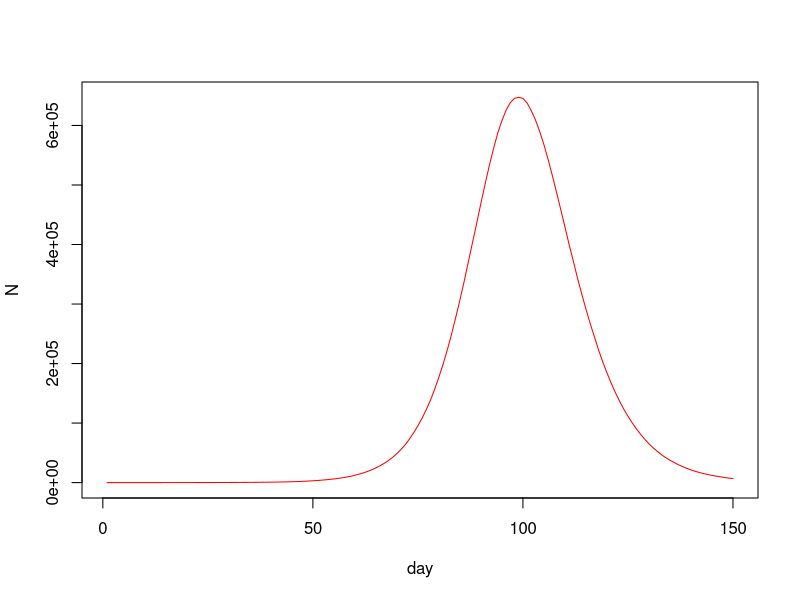
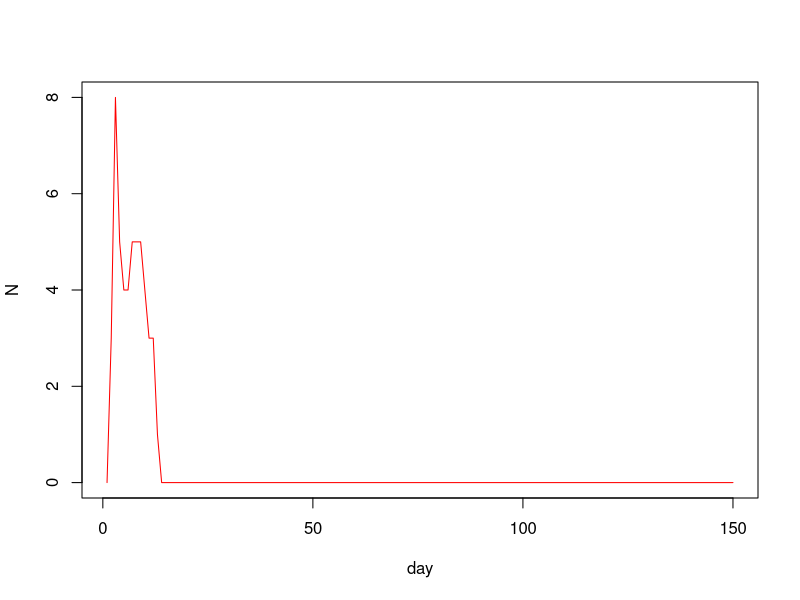
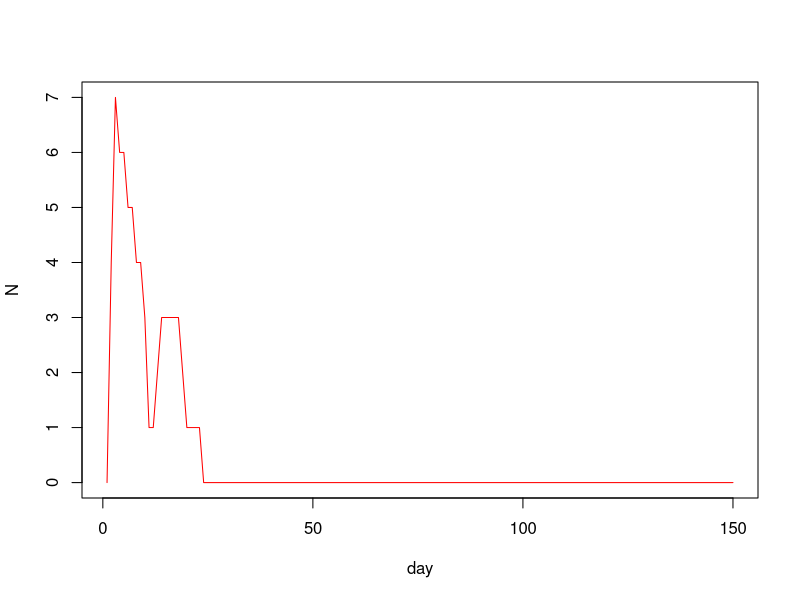

R code for these plots, in order: (Note: a time limit stopped this script after it produced the figures.)
##Group member:
##1. Aditya Prabaswara Mardjikoen(s2264710)
##2. Xiangtian Duan(s2248742)
##3. Huiying Chen(s2264943)

## Github repositories link: 
## https://github.com/aprabaswara/Statistical-Programming-Task-2-Covid-and-the-hazards-of-opportunistic-sampling-Group-21.git
## Github repositories invitation link:
## https://github.com/aprabaswara/Statistical-Programming-Task-2-Covid-and-the-hazards-of-opportunistic-sampling-Group-21/invitations


##IDEA 1
#for wholle number
n=5500000

ne=10
nt=150
gamma=1/3
delta=1/5
lamda=0.4/n
x<-rep(0,n)
beta<- rlnorm(n,0,0.5); beta <- beta/mean(beta)
x[1:ne]<-1 #exposed

S<-E<-I<-R<-rep(0,nt)

S[1]<-n-ne;E[1]<-ne

for (i in 2:nt){
  
  u<-runif(n)
  
  t<-sum(beta[which(x==2)])
  x[x==2&u<delta]<-3## I -> R with prob delta
  
  x[x==1&u<gamma]<-2 ## E -> I with prob gamma
  
  x[which(x==0)][u[which(x==0)]<t*lamda*beta[which(x==0)]]<-1
  
  
  
  #x[which(x==0)][u[which(x==0)]<sum(beta[which(x==2)])*lamda*beta[which(x==0)]]<-1
  
  S[i]<-sum(x==0);E[i]<-sum(x==1)
  I[i]<-sum(x==2);R[i]<-sum(x==3)
  
}


list (S=S,E=E,I=I,R=R,beta=beta)

plot(I,ylim=c(0,max(I)),xlab="day",ylab="N",col='red',type='l')




#for 10%

n=5500000/10

ne=10
nt=150
gamma=1/3
delta=1/5
lamda=0.4/550000
x<-rep(0,550000)
beta<- rlnorm(5500000,0,0.5); beta <- beta/mean(beta)
beta_sort <- sort(beta,decreasing=FALSE)
threshold<-beta_sort[550000]
#length(beta[which(beta==threshold)])
beta <- beta[which(beta<=threshold)]



x[1:ne]<-1 #exposed

S<-E<-I<-R<-rep(0,nt)

S[1]<-n-ne;E[1]<-ne

for (i in 2:nt){
  
  u<-runif(550000)
  
  t<-sum(beta[which(x==2)])
  x[x==2&u<delta]<-3## I -> R with prob delta
  
  x[x==1&u<gamma]<-2 ## E -> I with prob gamma
  
  x[which(x==0)][u[which(x==0)]<t*lamda*beta[which(x==0)]]<-1
  
  
  
  
  S[i]<-sum(x==0);E[i]<-sum(x==1)
  I[i]<-sum(x==2);R[i]<-sum(x==3)
  
}


list (S=S,E=E,I=I,R=R,beta=beta)

plot(I,ylim=c(0,max(I)),xlab="day",ylab="N",col='red',type='l')

max(I)
#for 0.1%


n<-5500000*0.001
beta<-sample(beta,n)


ne=10
nt=150
gamma=1/3
delta=1/5
lamda=0.4/n
x<-rep(0,n)


x[1:ne]<-1 #exposed

S<-E<-I<-R<-rep(0,nt)

S[1]<-n-ne;E[1]<-ne

for (i in 2:nt){
  
  u<-runif(n)
  
  t<-sum(beta[which(x==2)])
  x[x==2&u<delta]<-3## I -> R with prob delta
  
  x[x==1&u<gamma]<-2 ## E -> I with prob gamma
  
  x[which(x==0)][u[which(x==0)]<t*lamda*beta[which(x==0)]]<-1
  
  
  
  S[i]<-sum(x==0);E[i]<-sum(x==1)
  I[i]<-sum(x==2);R[i]<-sum(x==3)
  
}


list (S=S,E=E,I=I,R=R,beta=beta)

plot(I,ylim=c(0,max(I)),xlab="day",ylab="N",col='red',type='l')






#write in one function
covid_simulation <- function(n,nt){

  
  ne=10

  gamma=1/3
  delta=1/5
  lambda=0.4/n
  
  x<-rep(0,n)

  
  
  
  x[1:ne]<-1 #exposed
  
  S<-E<-I<-R<-rep(0,nt)
  
  S[1]<-n-ne;E[1]<-ne
  
  for (i in 2:nt){
    
    u<-runif(n)
    
    t<-sum(beta[which(x==2)])
    
    x[x==2&u<delta]<-3## I -> R with prob delta
    
    x[x==1&u<gamma]<-2 ## E -> I with prob gamma
    
    x[which(x==0)][u[which(x==0)]<t*lambda*beta[which(x==0)]]<-1
    
    
    
    
    S[i]<-sum(x==0);E[i]<-sum(x==1)
    I[i]<-sum(x==2);R[i]<-sum(x==3)
    
  }
  
  
  list (S=S,E=E,I=I,R=R,beta=beta)


  
  
} ## covid

n=5500000
nt=150
beta<- rlnorm(n,0,0.5); beta <- beta/mean(beta)
ep1<-covid_simulation(n,nt)


beta_sort<-sort(beta,decreasing = TRUE)
beta_lower <- tail(beta_sort,n/10)
beta<-beta[which(beta%in%beta_lower)]
ep2<-covid_simulation (n/10,nt)



#beta_sort <- sort(beta,decreasing=FALSE)
#n<-n/10
#threshold<-beta_sort[n]
##length(beta[which(beta==threshold)])
#beta <- beta[which(beta<=threshold)]
#ep2<-covid_simulation (550000,150)



beta<- rlnorm(n,0,0.5); beta <- beta/mean(beta)

beta<-sample(beta,n*0.001)
ep3<-covid_simulation (n=n*0.001,nt)





plot(ep1$I,ylim=c(0,max(ep1$I)),xlab="day",ylab="N",col='red',type='l')
points(ep2$I,ylim=c(0,max(ep2$I)),xlab="day",ylab="N",col='green',type='l')
lines(ep3$I,ylim=c(0,max(ep3$I)),xlab="day",ylab="N",col='blue',type='l')

df <- data.frame(infections=seir()$I, days=1:100)
par(mfcol=c(2,3),mar=c(4,4,1,1)) ## set plot window up for multiple plots
#hist(epi$beta,xlab="beta",main="") ## beta distribution
plot(df$infections,ylim=c(0,max(df$infections)),xlab="day",ylab="N",type='l',col='red') 
abline(v = df$days[df$infections==max(df$infections)], col = "black", lty = 2)

#Red : Number of new infection each day
#Blue : Number of new infection among the 10% of the population with lowest beta value
#Green : Number of new infection in a random sample of 0.1% of the population.
#Black : The peak of each infection



#IDEA 2


#for wholle number
n=5500000

ne=10
nt=150
gamma=1/3
delta=1/5
lamda=0.4/5500000
x<-rep(0,5500000)
beta<- rlnorm(5500000,0,0.5); beta <- beta/mean(beta)



x[1:ne]<-1 #exposed

S<-E<-I<-R<-rep(0,nt)

S[1]<-5500000-ne;E[1]<-ne


#length(beta[which(beta==threshold)])
#x <- x[which(beta<=threshold)]

for (i in 2:nt){
  
  u<-runif(5500000)
  
  t<-sum(beta[which(x==2)])
  x[x==2&u<delta]<-3## I -> R with prob delta
  
  x[x==1&u<gamma]<-2 ## E -> I with prob gamma
  
  x[which(x==0)][u[which(x==0)]<t*lamda*beta[which(x==0)]]<-1
  
  
  
  
  
  #x[which(x==0)][u[which(x==0)]<sum(beta[which(x==2)])*lamda*beta[which(x==0)]]<-1
  
  S[i]<-sum(x==0);E[i]<-sum(x==1)
  I[i]<-sum(x==2);R[i]<-sum(x==3)
  
  #S[i]<-sum(x==0);E[i]<-sum(x==1);I[i]<-sum(x==2);R[i]<-sum(x==3)
  
  
}


list (S=S,E=E,I=I,R=R,beta=beta)

plot(I,ylim=c(0,max(I)),xlab="day",ylab="N",col='red',type='l')















#for 10%




n=5500000

ne=10
nt=150
gamma=1/3
delta=1/5
lamda=0.4/5500000
x<-rep(0,5500000)
beta<- rlnorm(5500000,0,0.5); beta <- beta/mean(beta)
beta_sort <- sort(beta,decreasing=FALSE)

threshold<-beta_sort[550000]


x[1:ne]<-1 #exposed

S<-E<-I<-R<-rep(0,nt)

S[1]<-550000-ne;E[1]<-ne


for (i in 2:nt){
  
  u<-runif(5500000)
  
  t<-sum(beta[which(x==2)])
  x[x==2&u<delta]<-3## I -> R with prob delta
  
  x[x==1&u<gamma]<-2 ## E -> I with prob gamma
  
  x[which(x==0)][u[which(x==0)]<t*lamda*beta[which(x==0)]]<-1
  
  y <- x[which(beta<=threshold)]
  
  
  
  #x[which(x==0)][u[which(x==0)]<sum(beta[which(x==2)])*lamda*beta[which(x==0)]]<-1
  
  S[i]<-sum(y==0);E[i]<-sum(y==1)
  I[i]<-sum(y==2);R[i]<-sum(y==3)
  
  #S[i]<-sum(x==0);E[i]<-sum(x==1);I[i]<-sum(x==2);R[i]<-sum(x==3)
  
  
}


list (S=S,E=E,I=I,R=R,beta=beta)

plot(I,ylim=c(0,max(I)),xlab="day",ylab="N",col='red',type='l')




#for 0.1%



n=5500000

n<-5500000*0.001
beta<- rlnorm(5500000,0,0.5); beta <- beta/mean(beta)
sample_beta<-sample(beta,n)


m<-which(beta%in%sample_beta)
ne=10
nt=150
gamma=1/3
delta=1/5
lamda=0.4/5500000
x<-rep(0,5500000)

x[1:ne]<-1 #exposed

S<-E<-I<-R<-rep(0,nt)

S[1]<-550000-ne;E[1]<-ne


for (i in 2:nt){
  
  u<-runif(5500000)
  
  t<-sum(beta[which(x==2)])
  x[x==2&u<delta]<-3## I -> R with prob delta
  
  x[x==1&u<gamma]<-2 ## E -> I with prob gamma
  
  x[which(x==0)][u[which(x==0)]<t*lamda*beta[which(x==0)]]<-1
  
  z <- x[m]
  
  
  
  
  
  S[i]<-sum(z==0);E[i]<-sum(z==1)
  I[i]<-sum(z==2);R[i]<-sum(z==3)
  
 
  
  
}


list (S=S,E=E,I=I,R=R,beta=beta)

plot(I,ylim=c(0,max(I)),xlab="day",ylab="N",col='red',type='l')





#write in one function(wrong)

covid_simulation<- function(n=5500000,nt=150,choice){
  
  ne=10
  gamma=1/3
  delta=1/5
  lamda=0.4/n
  x<-rep(0,n)
  beta<- rlnorm(n,0,0.5); beta <- beta/mean(beta)
  
  
  #beta_sort<-sort(beta,decreasing = TRUE)

  beta_lower <- tail(beta_sort,n*0.1)
  beta_lower_index<-which(beta%in%beta_lower)

  
  sample_beta<-sample(beta,n*0.001)
  sample_index<-which(beta%in%sample_beta)
  
  
  x[1:ne]<-1 #exposed
  
  S<-E<-I<-R<-rep(0,nt)
  #A<-W<-U<-P<-rep(0,nt)
  #D<-Q<-G<-K<-rep(0,nt)
  
  S[1]<-n-ne;E[1]<-ne
  #A[1]<-n-ne;W[1]<-ne
  #D[1]<-n-ne;Q[1]<-ne
  
  
  
  for (i in 2:nt){
    
    u<-runif(n)
    
    sum_beta_I<-sum(beta[which(x==2)])
    
    x[x==2&u<delta]<-3## I -> R with prob delta
    
    x[x==1&u<gamma]<-2 ## E -> I with prob gamma
    
    x[which(x==0)][u[which(x==0)]<sum_beta_I*lamda*beta[which(x==0)]]<-1
    
    y <- x[beta_lower_index]
    
    z <- x[sample_index]
    
    
    #x[which(x==0)][u[which(x==0)]<sum(beta[which(x==2)])*lamda*beta[which(x==0)]]<-1
    
    S[i]<-sum(x==0);E[i]<-sum(x==1);I[i]<-sum(x==2);R[i]<-sum(x==3)
    
    #A[i]<-sum(y==0);W[i]<-sum(y==1);U[i]<-sum(y==2);P[i]<-sum(y==3)
    
    #D[i]<-sum(z==0);Q[i]<-sum(z==1);G[i]<-sum(z==2);K[i]<-sum(z==3)
    
    
    
    
  }
  
  
  list (S=S,E=E,I=I,R=R,beta=beta)
  #list (A=A,W=W,U=U,P=P,beta=beta)
  #list (D=D,Q=Q,G=G,K=K,beta=beta)
  
  
}

epi<-covid_simulation(n=5500000,nt=150)
plot(epi$I,ylim=c(0,max(epi$I)),xlab="day",ylab="N",col='red',type='l')
points(epi$i,ylim=c(0,max(epi$i)),xlab="day",ylab="N",col='green',type='l')
lines(epi$II,ylim=c(0,max(epi$II)),xlab="day",ylab="N",col='blue',type='l')


#write in one function(newest but longer sunning time)

covid_simulation<- function(n,nt,choice){
  
  ne=10
  gamma=1/3
  delta=1/5
  lamda=0.4/n
  x<-rep(0,n)
  
  
  
  #beta_sort<-sort(beta,decreasing = TRUE)
  
  #beta_lower <- tail(beta_sort,n*0.1)
  index<-which(beta%in%choice)
  
  
  #sample_beta<-sample(beta,n*0.001)
  #sample_index<-which(beta%in%sample_beta)
  
  
  x[1:ne]<-1 #exposed
  
  S<-E<-I<-R<-rep(0,nt)
  #A<-W<-U<-P<-rep(0,nt)
  #D<-Q<-G<-K<-rep(0,nt)
  
  S[1]<-n-ne;E[1]<-ne
  #A[1]<-n-ne;W[1]<-ne
  #D[1]<-n-ne;Q[1]<-ne
  
  
  
  for (i in 2:nt){
    
    u<-runif(n)
    
    sum_beta_I<-sum(beta[which(x==2)])
    
    x[x==2&u<delta]<-3## I -> R with prob delta
    
    x[x==1&u<gamma]<-2 ## E -> I with prob gamma
    
    x[which(x==0)][u[which(x==0)]<sum_beta_I*lamda*beta[which(x==0)]]<-1
    
    y <- x[index]
    
    
    
    
    #x[which(x==0)][u[which(x==0)]<sum(beta[which(x==2)])*lamda*beta[which(x==0)]]<-1
    
    S[i]<-sum(y==0);E[i]<-sum(y==1);I[i]<-sum(y==2);R[i]<-sum(y==3)
    
    #A[i]<-sum(y==0);W[i]<-sum(y==1);U[i]<-sum(y==2);P[i]<-sum(y==3)
    
    #D[i]<-sum(z==0);Q[i]<-sum(z==1);G[i]<-sum(z==2);K[i]<-sum(z==3)
    
    
    
    
  }
  
  
  list (S=S,E=E,I=I,R=R,beta=beta)
  #list (A=A,W=W,U=U,P=P,beta=beta)
  #list (D=D,Q=Q,G=G,K=K,beta=beta)
  
  
}
n<-5500000
nt<-150
beta<- rlnorm(n,0,0.5); beta <- beta/mean(beta)
epi<-covid_simulation(n,nt,choice=beta)
#plot(epi$I,ylim=c(0,max(epi$I)),xlab="day",ylab="N",col='red',type='l')


beta_sort<-sort(beta,decreasing = TRUE)
beta_lower<- tail(beta_sort,n*0.1)
eplower<-covid_simulation(n,nt,choice=beta_lower)
#points(eplower$I,ylim=c(0,max(eplower$I)),xlab="day",ylab="N",col='green',type='l')

sample_beta<-sample(beta,n*0.001)
epsample<-covid_simulation(n,nt,choice=sample_beta)
#lines(epsample$I,ylim=c(0,max(epsample$I)),xlab="day",ylab="N",col='blue',type='l')

#Standardisation
plot(epi$I/n,ylim=c(0,max(epi$I)/n),xlab="day",ylab="N",col='red',type='l')
points(eplower$I/(0.1*n),ylim=c(0,max(eplower$I)/(0.1*n)),xlab="day",ylab="N",col='green',type='l')
lines(epsample$I/(0.001*n),ylim=c(0,max(epsample$I)/(0.001*n)),xlab="day",ylab="N",col='blue',type='l')


par(mfcol=c(5,2),mar=c(4,4,1,1))
for (i in 1:10){
  beta<- rlnorm(n,0,0.5); beta <- beta/mean(beta)
  epi<-covid_simulation(n,nt,choice=beta)
 
  beta_sort<-sort(beta,decreasing = TRUE)
  beta_lower<- tail(beta_sort,n*0.1)
  eplower<-covid_simulation(n,nt,choice=beta_lower)
  
  sample_beta<-sample(beta,n*0.001)
  epsample<-covid_simulation(n,nt,choice=sample_beta)
  
  plot(epi$I/n,ylim=c(0,max(epi$I)/n),xlab="day",ylab="N",col='red',type='l')
  points(eplower$I/(0.1*n),ylim=c(0,max(eplower$I)/(0.1*n)),xlab="day",ylab="N",col='green',type='l')
  lines(epsample$I/(0.001*n),ylim=c(0,max(epsample$I)/(0.001*n)),xlab="day",ylab="N",col='blue',type='l')
  
}



#df <- data.frame(infections=seir()$I, days=1:100)
#par(mfcol=c(2,3),mar=c(4,4,1,1)) ## set plot window up for multiple plots
#hist(epi$beta,xlab="beta",main="") ## beta distribution
plot(df$infections,ylim=c(0,max(df$infections)),xlab="day",ylab="N",type='l',col='red') 
abline(v = df$days[df$infections==max(df$infections)], col = "black", lty = 2)



#writing in one function(less time)

######check the running time start
covid_simulation<- function(n,nt,beta){
  
  ne=10
  gamma=1/3
  delta=1/5
  lamda=0.4/n
  x<-rep(0,n)
  
  
  
  
  
  beta_sort<-sort(beta,decreasing = TRUE)
  beta_lower <- tail(beta_sort,n*0.1)
  lower_index<-which(beta%in%beta_lower)
  
  
  sample_beta<-sample(beta,n*0.001)
  sample_index<-which(beta%in%sample_beta)
  
  
  x[1:ne]<-1 #exposed
  
  #S<-E<-I<-R<-rep(0,nt);A<-W<-U<-P<-rep(0,nt); D<-Q<-G<-K<-rep(0,nt)
  I<-U<-G<-rep(0,nt)
  
  # S[1]<-n-ne;E[1]<-ne;A[1]<-n-ne;W[1]<-ne;D[1]<-n-ne;Q[1]<-ne
  
  
  
  for (i in 2:nt){
    
    u<-runif(n)
    
    sum_beta_I<-sum(beta[which(x==2)])
    
    x[x==2&u<delta]<-3## I -> R with prob delta
    
    x[x==1&u<gamma]<-2 ## E -> I with prob gamma
    
    x[which(x==0)][u[which(x==0)]<sum_beta_I*lamda*beta[which(x==0)]]<-1
    
    y <- x[lower_index]
    z <- x[sample_index]
    
    
    
    
    #x[which(x==0)][u[which(x==0)]<sum(beta[which(x==2)])*lamda*beta[which(x==0)]]<-1
    
    #S[i]<-sum(x==0);E[i]<-sum(x==1);
    I[i]<-sum(x==2)
    #;R[i]<-sum(x==3)
    
    #A[i]<-sum(y==0);W[i]<-sum(y==1);
    U[i]<-sum(y==2)
    #;P[i]<-sum(y==3)
    
    #D[i]<-sum(z==0);Q[i]<-sum(z==1);
    G[i]<-sum(z==2)
    #;K[i]<-sum(z==3)
    
    
    
    
  }
  
  
  #list (S=S,E=E,I=I,R=R,beta=beta);list (A=A,W=W,U=U,P=P,beta=beta);list (D=D,Q=Q,G=G,K=K,beta=beta)
  list (I=I,U=U,G=G,beta=beta)
  plot(I/n,ylim=c(0,max(I)/n),xlab="day",ylab="N",col='red',type='l')
  points(U/(0.1*n),ylim=c(0,max(U)/(0.1*n)),xlab="day",ylab="N",col='green',type='l')
  lines(G/(0.001*n),ylim=c(0,max(G)/(0.001*n)),xlab="day",ylab="N",col='blue',type='l')
  
  ##Add legend and threshold line at the peak
  df<-data.frame(I=I/n,I_lower=U/(0.1*n),I_sample=G/(0.001*n),days=1:nt)
  abline(v = df$days[df$I==max(df$I)], col = "red", lty = 3)
  abline(v = df$days[df$I_lower==max(df$I_lower)], col = "green", lty = 3)
  abline(v = df$days[df$I_sample==max(df$I_sample)], col = "blue", lty = 3)
  legend(1, 0.12, legend=c("whole", "0.1%", "10%"),col=c("red", "blue","green"), lty=1, cex=0.5, text.font=3,text.col='black',box.lwd = 0,box.co='white')
  
  ##Display horizontal line
  ##abline(h = max(df$I), col = "red", lty = 3)
  ##abline(h = max(df$I_lower), col = "green", lty = 3)
  ##abline(h = max(df$I_sample), col = "blue", lty = 3)
}
n<-5500000
nt<-150
beta<- rlnorm(n,0,0.5); beta <- beta/mean(beta)
covid_simulation(n,nt,beta)
######end check the running time
par(mfcol=c(4,3),mar=c(4,4,1,1))
for (i in 1:10){
  beta<- rlnorm(n,0,0.5); beta <- beta/mean(beta)
  covid_simulation(n,nt,beta) 
}



#correction about newly infected

##Overview:
## ********
##The aim of this project is to answer the following question:
##What do the daily infection trajectories look like for the 10% (say) of the 
##population with the lowest individual transmission probabilities, and how do 
##they compare to the infection trajectories for the whole population?

##******************************************************************************
  
##Model Assumption:
##*****************
##1. The ith person in the whole population has a relative contact rate with
##   other people of beta[i], so that the daily chance of a transmission
##   between infected person i and uninfected person j is beta[i]*beta[j]*lambda,
##   where lambda is an overall viral infectivity parameter. 
##
##2. The average value of beta over the whole population is 1. 
##
##3. Each day an uninfected person, j, has a probability 
##   lambda*beta[j]*sigma(beta[i] for all i in I) of being infected, 
##   and entering the exposed (E) state. I is the set of all currently infected 
##   people. Once exposed, they have a daily probability of 1/3 of entering the 
##   infectious state. 
##
##4. The infectious have a daily probability of 1/5 of leaving the infectious 
##   state (recovery or transition to serious disease). 
##
##5. Over the course of the simulation we do not want to consider re-infection.
##******************************************************************************
##
##Simulation description:
##***********************
##In this code, we simulate the model for 150 days and also we will record the 
##number of new infections each day, and the number of new infections among the 
##10% of the population with the lowest beta[i] values. Also,we will record the 
##number of new infection in a random sample of 0.1% of the population. All of
##the result will be presented in a line graph.
##******************************************************************************
##
##Algorithm:
##1. Set the number of Scotland population size (n), which is 5.5 million.
##
##2. Generate beta using random generation function for log normal distribution. 
##   In R studio, this function is called rlnorm. For this simulation we set the 
##   mean = 0 and standard deviation = 0.5.
##
##3. Standarized the value of all beta by dividing it with its mean.
##
##4. Calculate the overall infectivity parameter (lambda) using this formula:
##   lambda=0.4/n.
##
##5. Set 10 people randomly into the exposed state (E).
##
##6. Find 550 thousand people who have lowest beta value.
##
##7. Select 5.5 thousand people randomly.
##
##8. Calculate the new infections each day for the whole population, 10% of the 
##   population that has lowest beta value, and 0.1% of the people selected 
##   randomly. We can stop counting the new infections if we reach 150 days
##   because we only observed it for 150 days.
##
##9. Plot the result from step 8 in one plot that contain all graph.
##
##10.Run all simulations from step 1 until step 9 for 10 times and plot them in
##   a subplot that contains 10 graph.
##******************************************************************************
##
##States:
##**************
##S=suspectible; E=exposed (infected); I=infectious ; R=recovered
##Over the simulation we use this number to classify each states
##S=0; E=1; I=2; R=3
##******************************************************************************


covid_simulation<- function(pop_size,sim_days,beta_value){
  ##function to plot the new infection each days for the three observed 
  ##population.
  ##pop_size = population size; sim_days = observed days during simulation;
  ##beta_value = the contact rate for this simulation (beta).
  
  
  ##initialize simulation data
  first_exposed=10 ##initial number of exposed people
  gamma=1/3 ##daily probability E -> I
  delta=1/5 ##daily probability I -> R
  lamda=0.4/n ##overall infectivity parameters
  x<-rep(0,n)## initialize to susceptible state
  
  
  ##Search 10% people with lowest beta value
  beta_sort<-sort(beta_value,decreasing = TRUE)##sort value from big to small
  beta_lower <- tail(beta_sort,n*0.1)##take 10% people with lowest beta value
  lower_index<-which(beta_value %in% beta_lower)
  
  
  ##Random sample 0.1% people from the whole population
  sample_beta<-sample(beta_value,n*0.001)##take 0.1% random sample from the beta
  sample_index<-which(beta_value %in% sample_beta)
  
  ##Notation: 
  ##x = whole population; y = 10% of population; z = 0.1% of population
  
  x[1:first_exposed]<-1 #set 10 people to exposed state
  y <- x[lower_index]
  z <- x[sample_index]
  
  #S<-E<-I<-R<-rep(0,nt);A<-W<-U<-P<-rep(0,nt); D<-Q<-G<-K<-rep(0,nt)
  I<-U<-G<-rep(0,sim_days)## set up storage for pop in each new infected each day
  
  ## Details: 
  ##I=new infected each day in whole population;
  ##U=new infected each day in 10% of population with lowest beta value;
  ##G=new infected each day in 0.1% of population;
  
  # S[1]<-n-ne;E[1]<-ne;A[1]<-n-ne;W[1]<-ne;D[1]<-n-ne;Q[1]<-ne
  
  
  ##simulation for 150 days
  for (i in 2:sim_days){
    
    u<-runif(pop_size)##generate random deviates based on the population size
    
    ##total people in S state from each three population
    sum_x<-sum(x==0)
    sum_y<-sum(y==0)
    sum_z<-sum(z==0)
    
    sum_beta_I<-sum(beta_value[which(x==2)])##calculate the sum of beta in I state
    
    x[x==2&u<delta]<-3 ## I -> R with probability delta
    
    x[x==1&u<gamma]<-2 ## E -> I with probability gamma
    
    
    
    x[which(x==0)][u[which(x==0)]<sum_beta_I*lamda*beta_value[which(x==0)]]<-1
    ## S -> E with probability beta[j]*lambda*sum(beta[i] for all i in I)
    y <- x[lower_index]
    z <- x[sample_index]
    
    
    newly_infected_x<-sum_x-sum(x==0)## new infected each day for whole population
    I[i]<-newly_infected_x
    
    newly_infected_y<-sum_y-sum(y==0)## new infected each day for 10% population
    U[i]<-newly_infected_y
    
    newly_infected_z<-sum_z-sum(z==0)## new infected each day for 0.1% population
    G[i]<-newly_infected_z
    
    
    
    #x[which(x==0)][u[which(x==0)]<sum(beta[which(x==2)])*lamda*beta[which(x==0)]]<-1
    
    #S[i]<-sum(x==0);E[i]<-sum(x==1);
    #I[i]<-sum(x==2)-sum_x
    #;R[i]<-sum(x==3)
    
    #A[i]<-sum(y==0);W[i]<-sum(y==1);
    #U[i]<-sum(y==2)-sum_y
    #;P[i]<-sum(y==3)
    
    #D[i]<-sum(z==0);Q[i]<-sum(z==1);
    # G[i]<-sum(z==2)-sum_z
    #;K[i]<-sum(z==3)
    
    
    
    
  }
  
  
  #list (S=S,E=E,I=I,R=R,beta=beta);list (A=A,W=W,U=U,P=P,beta=beta);list (D=D,Q=Q,G=G,K=K,beta=beta)
  list (I=I,U=U,G=G,beta=beta)
  
  ##standarize and plot each new infected
  plot(I/n,ylim=c(0,max(I/n,U/(0.1*n),G/(0.001*n))),xlab="day",ylab="N",col='red',type='l')
  points(U/(0.1*n),ylim=c(0,max(U/(0.1*n))),xlab="day",ylab="N",col='green',type='l')
  lines(G/(0.001*n),ylim=c(0,max(G/(0.001*n))),xlab="day",ylab="N",col='blue',type='l')
  
  ###plot(I,ylim=c(0,max(I)),xlab="day",ylab="N",col='red',type='l')
  ###points(U,ylim=c(0,max(U)),xlab="day",ylab="N",col='green',type='l')
  ###lines(G,ylim=c(0,max(G)),xlab="day",ylab="N",col='blue',type='l')
  
  ##Add legend and threshold line at the peak
  df<-data.frame(I=I/n,I_lower=U/(0.1*n),I_sample=G/(0.001*n),days=1:nt)
  abline(v = df$days[df$I==max(df$I)], col = "red", lty = 3)
  abline(v = df$days[df$I_lower==max(df$I_lower)], col = "green", lty = 3)
  abline(v = df$days[df$I_sample==max(df$I_sample)], col = "blue", lty = 3)
  legend(1, 0.015, legend=c("whole", "0.1%", "10%"),col=c("red", "blue","green"), lty=1, cex=0.5, text.font=3,text.col='black',box.lwd = 0,box.co='white')
  
  ##Display horizontal line
  ##abline(h = max(df$I), col = "red", lty = 3)
  ##abline(h = max(df$I_lower), col = "green", lty = 3)
  ##abline(h = max(df$I_sample), col = "blue", lty = 3)
}

##initialize data
n<-5500000 ##Scotland population
nt<-150 ##number of observed days
beta<- rlnorm(n,0,0.5); beta <- beta/mean(beta) ##beta value
covid_simulation(n,nt,beta)##initialize simulation

##Running 10 replicate simulations

par(mfcol=c(4,3),mar=c(4,4,1,1))
##R build in function to set graphical parameters
##mar = a numerical vector of the form c(bottom, left, top, right) to modify the 
##graph margin where its element indicates the margin size;
##mfcol = a vector in the form c(nr,nc) where nr = number of row and 
##nc = number of column. 
## *************************************************************************

for (i in 1:10){
  ##function to running 10 replicate simulations
  beta<- rlnorm(n,0,0.5); beta <- beta/mean(beta)
  covid_simulation(n,nt,beta) ##initialize simulation
}





#Maybe the final version

##Overview:
## ********
##The aim of this project is to answer the following question:
##What do the daily infection trajectories look like for the 10% (say) of the 
##population with the lowest individual transmission probabilities, and how do 
##they compare to the infection trajectories for the whole population?

##******************************************************************************

##Model Assumption:
##*****************
##1. The ith person in the whole population has a relative contact rate with
##   other people of beta[i], so that the daily chance of a transmission
##   between infected person i and uninfected person j is beta[i]*beta[j]*lambda,
##   where lambda is an overall viral infectivity parameter. 
##
##2. The average value of beta over the whole population is 1. 
##
##3. Each day an uninfected person, j, has a probability 
##   lambda*beta[j]*sigma(beta[i] for all i in I) of being infected, 
##   and entering the exposed (E) state. I is the set of all currently infected 
##   people. Once exposed, they have a daily probability of 1/3 of entering the 
##   infectious state. 
##
##4. The infectious have a daily probability of 1/5 of leaving the infectious 
##   state (recovery or transition to serious disease). 
##
##5. Over the course of the simulation we do not want to consider re-infection.
##******************************************************************************
##
##Simulation description:
##***********************
##In this code, we simulate the model for 150 days and also we will record the 
##number of new infections each day, and the number of new infections among the 
##10% of the population with the lowest beta[i] values. Also,we will record the 
##number of new infection in a random sample of 0.1% of the population. All of
##the result will be presented in a line graph.
##******************************************************************************
##
##Algorithm:
##1. Set the number of Scotland population size (n), which is 5.5 million.
##
##2. Generate beta using random generation function for log normal distribution. 
##   In R studio, this function is called rlnorm. For this simulation we set the 
##   mean = 0 and standard deviation = 0.5.
##
##3. Standarized the value of all beta by dividing it with its mean.
##
##4. Calculate the overall infectivity parameter (lambda) using this formula:
##   lambda=0.4/n.
##
##5. Set 10 people randomly into the exposed state (E).
##
##6. Find 550 thousand people who have lowest beta value.
##
##7. Select 5.5 thousand people randomly.
##
##8. Calculate the new infections each day for the whole population, 10% of the 
##   population that has lowest beta value, and 0.1% of the people selected 
##   randomly. We can stop counting the new infections if we reach 150 days
##   because we only observed it for 150 days.
##
##9. Plot the result from step 8 in one plot that contain all graph.
##
##10.Run all simulations from step 1 until step 9 for 10 times and plot them in
##   a subplot that contains 10 graph.
##******************************************************************************
##
##States:
##**************
##S=suspectible; E=exposed (infected); I=infectious ; R=recovered
##Over the simulation we use this number to classify each states
##S=0; E=1; I=2; R=3
##******************************************************************************

library(ggplot2)
library(gtable)
library(gridExtra)
library(grid) 
#Create function to get ggplot legend
search_legend <- function(graph_plot) {
  ##function to search ggplot legend
  ##graph_plot=variable that store data visualization from ggplot
  grob_builder <- ggplot_gtable(ggplot_build(graph_plot))
  gb_search <- which(sapply(grob_builder$grobs, function(x) x$name) == "guide-box")
  return(grob_builder$grobs[gb_search])
}

#Create function to calculate number of new infected in each population
covid_simulation<- function(pop_size,sim_days,beta_value){
  ##function to plot the new infection each days for the three observed 
  ##population.
  ##pop_size = population size; sim_days = observed days during simulation;
  ##beta_value = the contact rate for this simulation (beta).
  
  
  ##initialize simulation data
  first_exposed=10 ##initial number of exposed people
  gamma=1/3 ##daily probability E -> I
  delta=1/5 ##daily probability I -> R
  lamda=0.4/pop_size ##overall infectivity parameters
  x<-rep(0,pop_size)## initialize to susceptible state
  
  
  ##Search 10% people with lowest beta value
  #1beta_sort<-sort(beta_value,decreasing = TRUE)##sort value from big to small
  #1beta_lower <- tail(beta_sort,n*0.1)##take 10% people with lowest beta value
  #1lower_index<-which(beta_value %in% beta_lower)
  lower_index<-order(beta_value, decreasing = FALSE)[1:550000]
  
  
  ##Random sample 0.1% people from the whole population
  sample_beta<-sample(beta_value,pop_size*0.001)##take 0.1% random sample from the beta
  sample_index<-which(beta_value %in% sample_beta)
  #sample_index<-sample(c(1:n),n*0.001)
  
  ##Notation: 
  ##x = whole population; y = 10% of population; z = 0.1% of population
  
  x[1:first_exposed]<-1 #set 10 people to exposed state
  y <- x[lower_index]
  z <- x[sample_index]
  
  #S<-E<-I<-R<-rep(0,nt);A<-W<-U<-P<-rep(0,nt); D<-Q<-G<-K<-rep(0,nt)
  I<-U<-G<-rep(0,sim_days)## set up storage for pop in each new infected each day
  
  ## Details: 
  ##I=new infected each day in whole population;
  ##U=new infected each day in 10% of population with lowest beta value;
  ##G=new infected each day in 0.1% of population;
  
  # S[1]<-n-ne;E[1]<-ne;A[1]<-n-ne;W[1]<-ne;D[1]<-n-ne;Q[1]<-ne
  
  
  ##simulation for 150 days
  for (i in 2:sim_days){
    
    u<-runif(pop_size)##generate random deviates based on the population size
    
    ##total people in S state from each three population
    sum_x<-sum(x==0)
    sum_y<-sum(y==0)
    sum_z<-sum(z==0)
    
    sum_beta_I<-sum(beta_value[which(x==2)])##calculate the sum of beta in I state
    
    x[x==2&u<delta]<-3 ## I -> R with probability delta
    
    x[x==1&u<gamma]<-2 ## E -> I with probability gamma
    
    
    x[x==0&u<beta_value*lamda*sum_beta_I]<-1
    #x[which(x==0)][u[which(x==0)]<sum_beta_I*lamda*beta_value[which(x==0)]]<-1
    ## S -> E with probability beta[j]*lambda*sum(beta[i] for all i in I)
    y <- x[lower_index]
    z <- x[sample_index]
    
    
    newly_infected_x<-sum_x-sum(x==0)## new infected each day for whole population
    I[i]<-newly_infected_x
    
    newly_infected_y<-sum_y-sum(y==0)## new infected each day for 10% population
    U[i]<-newly_infected_y
    
    newly_infected_z<-sum_z-sum(z==0)## new infected each day for 0.1% population
    G[i]<-newly_infected_z
    
    
    
    #x[which(x==0)][u[which(x==0)]<sum(beta[which(x==2)])*lamda*beta[which(x==0)]]<-1
    
    #S[i]<-sum(x==0);E[i]<-sum(x==1);
    #I[i]<-sum(x==2)-sum_x
    #;R[i]<-sum(x==3)
    
    #A[i]<-sum(y==0);W[i]<-sum(y==1);
    #U[i]<-sum(y==2)-sum_y
    #;P[i]<-sum(y==3)
    
    #D[i]<-sum(z==0);Q[i]<-sum(z==1);
    # G[i]<-sum(z==2)-sum_z
    #;K[i]<-sum(z==3)
    
    
    
    
  }
  
  
  #list (S=S,E=E,I=I,R=R,beta=beta);list (A=A,W=W,U=U,P=P,beta=beta);list (D=D,Q=Q,G=G,K=K,beta=beta)
  list (I=I,U=U,G=G,beta=beta_value)
  
  ##standarize and plot each new infected
  #plot(I/n,ylim=c(0,max(I/n,U/(0.1*n),G/(0.001*n))),xlab="day",ylab="N",col='red',type='l')
  #lines(U/(0.1*n),ylim=c(0,max(U/(0.1*n))),xlab="day",ylab="N",col='green',type='l')
  #lines(G/(0.001*n),ylim=c(0,max(G/(0.001*n))),xlab="day",ylab="N",col='blue',type='l')
  
  ###plot(I,ylim=c(0,max(I)),xlab="day",ylab="N",col='red',type='l')
  ###points(U,ylim=c(0,max(U)),xlab="day",ylab="N",col='green',type='l')
  ###lines(G,ylim=c(0,max(G)),xlab="day",ylab="N",col='blue',type='l')
  
  ##Add legend and threshold line at the peak
  #df<-data.frame(I=I/n,I_lower=U/(0.1*n),I_sample=G/(0.001*n),days=1:nt)
  #abline(v = which(I/pop_size==max(I/pop_size)), col = "red", lty = 3)
  #abline(v = which(U/(0.1*pop_size)==max(U/(0.1*pop_size))), col = "green", lty = 3)
  #abline(v = which(G/(0.001*pop_size)==max(G/(0.001*pop_size))), col = "blue", lty = 3)
  #legend(1, 0.015, legend=c("whole", "0.1%", "10%"),col=c("red", "blue","green"), lty=1, cex=0.5, text.font=3,text.col='black',box.lwd = 0,box.co='white')
  
  ##Display horizontal line
  #abline(h = max(I/pop_size), col = "red", lty = 3)
  #abline(h = max(U/(0.1*pop_size)), col = "green", lty = 3)
  #abline(h = max(G/(0.001*pop_size)), col = "blue", lty = 3)
}


##initialize data
n<-5500000 ##Scotland population
nt<-150 ##number of observed days
beta<- rlnorm(n,0,0.5); beta <- beta/mean(beta) ##beta value
epi<-covid_simulation(n,nt,beta)##initialize simulation
pop_infect<-data.frame(I_whole=epi$I,I_lower=epi$U,I_sample=epi$G,days=1:nt)

##standarize and plot each new infected
great_max<-max(max(pop_infect$I_whole/n),max(pop_infect$I_lower/(0.1*n)),max(pop_infect$I_sample/(0.001*n)))
plot(pop_infect$I_whole/n,ylim=c(0,great_max),xlab="day",ylab="N",col='red',type='l')
lines(pop_infect$I_lower/(0.1*n),ylim=c(0,max(pop_infect$I_lower/(0.1*n))),xlab="day",ylab="N",col='green',type='l')
lines(pop_infect$I_sample/(0.001*n),ylim=c(0,max(pop_infect$I_sample/(0.001*n))),xlab="day",ylab="N",col='blue',type='l')

##Display horizontal line
abline(h = max(pop_infect$I_whole/n), col = "red", lty = 3)
abline(h = max(pop_infect$I_lower/(0.1*n)), col = "green", lty = 3)
abline(h = max(pop_infect$I_sample/(0.001*n)), col = "blue", lty = 3)

##Display vertical line
abline(v = pop_infect$days[pop_infect$I_whole==max(pop_infect$I_whole)], col = "red", lty = 3)
abline(v = pop_infect$days[pop_infect$I_lower==max(pop_infect$I_lower)], col = "green", lty = 3)
abline(v = pop_infect$days[pop_infect$I_sample==max(pop_infect$I_sample)], col = "blue", lty = 3)

##Add axis
#axis(1,at=pop_infect$days[pop_infect$I_whole==max(pop_infect$I_whole)],labels = pop_infect$days[pop_infect$I_whole==max(pop_infect$I_whole)], col = "red",lty=3)
#axis(2,at=max(pop_infect$I_whole/n),labels = max(pop_infect$I_whole/n), las=1, cex.axis=0.8)
#axis(1,at=pop_infect$days[pop_infect$I_lower==max(pop_infect$I_lower)],labels = pop_infect$days[pop_infect$I_lower==max(pop_infect$I_lower)], col = "black",lty=3)
#axis(2,at=max(pop_infect$I_lower/(0.1*n)),labels = max(pop_infect$I_lower/(0.1*n)), las=1, cex.axis=0.8)
#axis(1,at=pop_infect$days[pop_infect$I_sample==max(pop_infect$I_sample)],labels = pop_infect$days[pop_infect$I_sample==max(pop_infect$I_sample)], col = "blue", lty = 3)
#axis(2,at=max(pop_infect$I_sample/(0.001*n)),labels = max(pop_infect$I_sample/(0.001*n)), las=1, cex.axis=0.8)

##Add legend and title to plot
legend(1, 0.02, legend=c("whole", "0.1%", "10%"),col=c("red", "blue","green"), lty=1, cex=0.5, text.font=3,text.col='black',box.lwd = 0,box.co='white')
mtext(text="New Infection Each Day",side=3)
##Running 10 replicate simulations

#par(mfcol=c(10,3),mar=c(4,4,1,1))
##R build in function to set graphical parameters
##mar = a numerical vector of the form c(bottom, left, top, right) to modify the 
##graph margin where its element indicates the margin size;
##mfcol = a vector in the form c(nr,nc) where nr = number of row and 
##nc = number of column. 
## *************************************************************************

plot_data <- data.frame(I_whole=numeric(),I_lower=numeric(),I_sample=numeric(),simulation=character(),days=numeric())
for (i in 1:10){
  ##function to running 10 replicate simulations
  beta<- rlnorm(n,0,0.5); beta <- beta/mean(beta)
  epi<-covid_simulation(n,nt,beta)##initialize simulation
  new_data <- data.frame(I_whole=epi$I,I_lower=epi$U,I_sample=epi$G,simulation=rep(as.character(i),nt),days=1:nt)
  plot_data <- rbind(plot_data,new_data)
}

##Standarized all new infected data
plot_data$I_whole<-plot_data$I_whole/n
plot_data$I_lower<-plot_data$I_lower/(0.1*n)
plot_data$I_sample<-plot_data$I_sample/(0.001*n)

##Find the highest new infection per simulation in each population
max_whole <- aggregate(plot_data$I_whole, by = list(plot_data$simulation), max)
colnames(max_whole) <- c("Simulation", "Infected_Maximum")

max_lower <- aggregate(plot_data$I_lower, by = list(plot_data$simulation), max)
colnames(max_lower) <- c("Simulation", "Infected_Maximum")

max_sample <- aggregate(plot_data$I_sample, by = list(plot_data$simulation), max)
colnames(max_sample) <- c("Simulation", "Infected_Maximum")

##Find which day that have the highest new infection per simulation in each population
record_data <- data.frame(day_whole=numeric(),day_lower=numeric(),day_sample=numeric(),simulation=character())
for (i in 1:10){
  whole_day <- plot_data$days[which(plot_data$I_whole==max(plot_data$I_whole[plot_data$simulation==as.character(i)]))]
  lower_day <- plot_data$days[which(plot_data$I_lower==max(plot_data$I_lower[plot_data$simulation==as.character(i)]))]
  sample_day <-plot_data$days[which(plot_data$I_sample==max(plot_data$I_sample[plot_data$simulation==as.character(i)]))]
  input_data <- data.frame(day_whole=whole_day,day_lower=lower_day,day_sample=sample_day,simulation=as.character(i))
  record_data <- rbind(record_data,input_data)
}

##plot the new infected in whole population
plot1<-ggplot(data = plot_data, aes(x = days, y = I_whole, color = simulation))+geom_line()+ ggtitle("Whole Population")
plot1<-plot1+labs(y="N", x = "day")+ theme_classic()+theme(legend.position = 'none')

##plot the new infected in 10% population
plot2<-ggplot(data = plot_data, aes(x = days, y = I_lower, color = simulation))+geom_line()+ ggtitle("Cautious Population")
plot2<-plot2+labs(y="N", x = "day")+ theme_classic()+theme(legend.position = "none")

##plot the new infected in 0.1% population
plot3 <- ggplot(data = plot_data, aes(x = days, y = I_sample, color = simulation))+geom_line()+ ggtitle("0.1% Population")
plot3 <- plot3+labs(y="N", x = "day")+theme_classic()+theme(legend.position = "right")

##Draw first subplot
grid.arrange(plot1, plot2,plot3, ncol=2, nrow = 2)

##plot simulation vs maximum new infection during each simulation
plot4<-ggplot(data = max_whole, aes(x = Simulation, y = Infected_Maximum))+geom_bar(stat="identity", fill="steelblue")
plot4<-plot4+theme_classic()+labs(y="N", x = "simulation")
plot5<-ggplot(data = max_lower, aes(x = Simulation, y = Infected_Maximum))+geom_bar(stat="identity", fill="steelblue")
plot5<-plot5+theme_classic()+labs(y="N", x = "simulation")
plot6<-ggplot(data = max_lower, aes(x = Simulation, y = Infected_Maximum))+geom_bar(stat="identity", fill="steelblue")
plot6<-plot6+theme_classic()+labs(y="N", x = "simulation")

##plot simulation vs maximum new infection during each simulation
plot7<-ggplot(data = record_data, aes(x = simulation, y = day_whole))+geom_bar(position="dodge",stat="identity", fill="steelblue")
plot7<-plot7+theme_classic()+labs(y="day", x = "simulation")
plot8<-ggplot(data = record_data, aes(x = simulation, y = day_lower))+geom_bar(stat="identity", fill="steelblue")
plot8<-plot8+theme_classic()+labs(y="day", x = "simulation")
plot9<-ggplot(data = record_data, aes(x = simulation, y = day_sample))+geom_bar(stat="identity", fill="steelblue")
plot9<-plot9+theme_classic()+labs(y="day", x = "simulation")
## Create the new subplot
grid.arrange(plot4, plot5,plot6, plot7, plot8, plot9, ncol=2, nrow = 3)
##grid.arrange(plot1,plot2,plot3,nrow=1)
####From the peak and trend of infected rate of whole population and 10% population with the smallest contact rate,
#####we can find that the simulation for 10% people will underestimate the infection rate.Based on this conclusion,
####the incidence reconstructed from the ZOE data could underestimate the infected population since its study object
####value covid more and they might take more protective measures than more general people.
